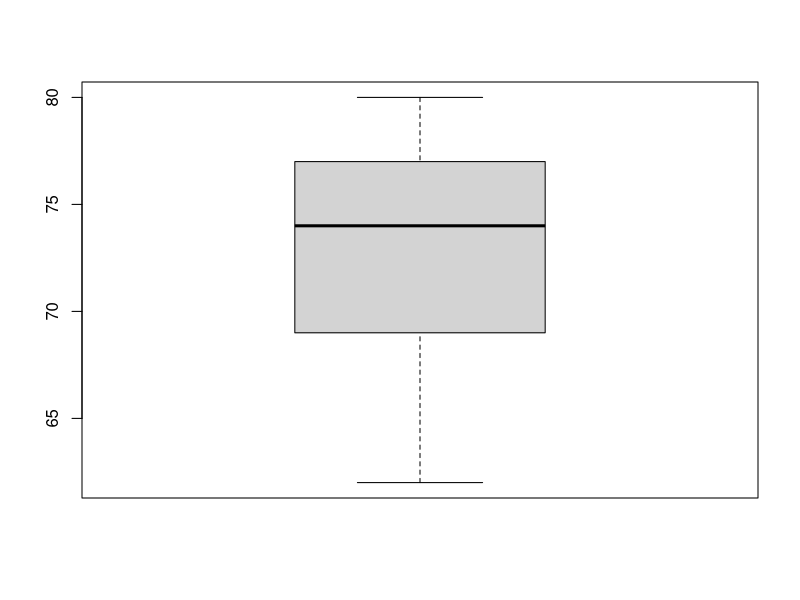

Reproduce this figure in R.
####################################
############ STATISTICS ############
####################################
# Terminologies
# Dispersion - SD, sample variance, coefficients, range
# Boxplot - IQR, quantile
# Outliers
# Central tendency - mean, mode, median
# Histogram - skewed, unimodal, bimodal, spread
# Scatter-plot - regression, scatter-plot matrix
# Pie chart

######## TERMINOLOGIES #########
# Population: the complete set of individuals, objects or scores of interest.
# Sample: A subset of the population.
# Variables are the quantities measured in a sample.
# # i.e. Quantitative (Continuous and Discrete) and Categorial (Nominal and Ordinal)
# A Barchart presents the frequencies for a categorical variable


######## DISPERSION #########
# Range (variablity/variation) - range(x)
# sample variance - var(faithful$eruptions) or sd(x)^2
# standard deviation - square root of the variance
# # i.e. sqrt(var(faithful$eruptions)) or sd(faithful$eruptions)
# coefficient of variation (CV) - 
# # i.e. (var(faithful$eruptions)/mean(faithful$eruptions))*100 or coef(x)


######### BOX-PLOT #########
# Useful for comparing large sets of data
# Inter-Quartile Range - IQR(x)
pulse.rates <- c(62, 64, 68, 70, 70, 74, 74, 76, 76, 78, 78, 80)
quantile(pulse.rates)
IQR(pulse.rates)
# Q1 = 69.5
# Q3 = 76.5
# IQR - 7
boxplot(pulse.rates, names = c("Pulse"))



######### OUTLIERS #########
# Outliers - observations that fall outside the overall pattern
# Outliers can arise because of a measurement or recording error 
# or because of equipment failure during an experiment
q1 <- quantile(pulse.rates)[2]
q3 <- quantile(pulse.rates)[4]
lower.limit <- q1 - 1.5*IQR(pulse.rates)
upper.limit <- q3 + 1.5*IQR(pulse.rates)



######### CENTRAL TENDENCY #########
# Measures of location indicate where on the number 
# line the data are to be found. 
# Mode = most occured values
# Mean = the average
# Median = middle value 
# if mean=median=mode then the data are said to be symmetrical
# if the mean is inflated the histogram of the data is right skewed

x <- c(366, 327, 274, 292, 274, 230)
x.ordered <- x[order(x)]
x.ordered

# find mode
library(modeest)
mfv(x, method = "mfv")

# find median
median(x)

# find mean
mean(x)



######### HISTOGRAMS #########
# Unimodal - single peaked distributions
# Bimodal - double peaked distributions
# Uniform distribution
# Right skewed - the right tail (larger values) is much longer than the left tail (small values)
# Left skewed -  the left tail (smaller values) is much longer than the right tail (larger values).
# Spread - The data range from about 20 to about 80, so the approximate range equals 80 – 20 = 60




######### SCATTER PLOT #########
# Displays the relationship between two continuous variables
# Early stage of analysis
# Determine linear regression
# May show outliers
# Scatter plot matrix



######### PIE CHART #########
# Hard to compare two datasets
# Best for 3 to 7 categories
# Total must be specified
